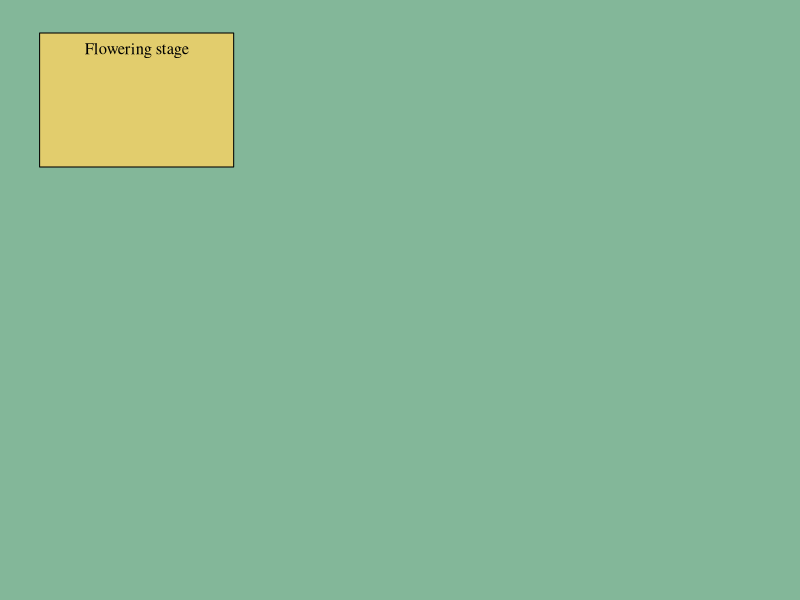

Here is the R script that generated this plot: (Note: this script raises an error after producing the figure.)
#Plotting functions from Richard McElreath's "rethinking" package
col.alpha <- function( acol , alpha=0.2 ) {
  acol <- col2rgb(acol)
  acol <- rgb(acol[1]/255,acol[2]/255,acol[3]/255,alpha)
  acol
}
shade <- function( object , lim , label=NULL , col=col.alpha("black",0.15) , border=NA , ... ) {
  if ( missing(lim) ) stop( "Interval limits missing." )
  if ( missing(object) ) stop( "No density or formula object." )
  from <- lim[1]
  to <- lim[2]
  if ( class(object)=="formula" ) {
    # formula input
    x1 <- eval( object[[3]] )
    y1 <- eval( object[[2]] )
    x <- x1[ x1>=from & x1<=to ]
    y <- y1[ x1>=from & x1<=to ]
  }
  if ( class(object)=="density" ) {
    # density input
    x <- object$x[ object$x>=from & object$x<=to ]
    y <- object$y[ object$x>=from & object$x<=to ]
  }
  if ( class(object)=="matrix" & length(dim(object))==2 ) {
    # matrix defining confidence region around a curve
    y <- c( object[1,] , object[2,][ncol(object):1] ) # reverse second row
    x <- c( lim , lim[length(lim):1] ) # lim needs to be x-axis values
  }
  # draw
  if ( class(object)=="matrix" ) {
    polygon( x , y , col=col , border=border , ... )
  } else {
    polygon( c( x , to , from ) , c( y , 0 , 0 ) , col=col , border=border , ... )
  }
  # label?
  if ( !is.null(label) ) {
    lx <- mean(x)
    ly <- max(y)/2
    text( lx , ly , label )
  }
}

#function to collect quantiles
QUANT <- function(x) quantile(x,probs = c(0.1,0.25,0.5,0.75,0.9))

stage_lab <- c("Emergence","Tillering","Booting",
               "Flowering","Grain filling","Maturity","Harvesting")

par(bg="#4094A8",family="serif",col.lab="black",col.axis="black")

PLOT_INFO <- function(n,s,p){
  plot(0,type="n",xlim=c(-10,10),ylim=c(0.5,5.5),
       xlab=" ",
       ylab=" ",
       main=NULL,axes=FALSE)
  abline(v = 0, col = "#E2CD6D", lwd = 8000)
  box()
  text(x=0,y=5,paste(stage_lab[s],"stage"),cex=1.5)
  text(x=0,y=4,paste(locations$town[n]),cex=1.5)
  text(x=0,y=3,paste(sub(".","",planting_dates[p]),"planting date"),cex=1.5)
  text(x=0,y=2,paste(phyllochron,"GDD phyllochron"),cex=1.5)
  text(x=0,y=1,"20 Model ensemble; RCP 8.5",cex=1.5)
}

PLOT_STAGE <- function(n,s,p){
  A <- get(paste0(locations$town[n],"_span_hist"))
  C <- get(paste0(locations$town[n],"_span_85"))
  quantile_hist <- apply(A[,,s,p],2,QUANT)
  quantile_85 <- apply(C[,,s,p],2,QUANT)
  start_date <- c(pd_hist_e[1],pd_hist_m[1],pd_hist_l[1])
  month_doy <- c(1,32,60,91,121,152,182,213,244,274,305,335)
  month_lab <- c("Jan","Feb","Mar","Apr","May","Jun","Jul","Aug","Sep","Oct","Nov","Dec")
  month_lty <- c(1,rep(2,11))
  plot(0,type="n",xlim=c(0,150),ylim=c(0,365),xlab="Year",ylab="Month",
       main="Completion date",axes=FALSE)
  abline(v = 0, col = "#E2CD6D", lwd = 8000)
  box()
  axis(1,at=seq(0,150,25),las=1,labels=seq(1950,2100,25))
  axis(2,at=month_doy,labels=month_lab,las=1)
  for (m in 1:12){
    abline(h=month_doy[m],lty=month_lty[m])
  }
  if(s==1){
    shade((start_date[p]+quantile_hist[c(1,5),]),lim=seq(1,55,1),col=col.alpha("black",0.35))
    shade((start_date[p]+quantile_hist[c(2,4),]),lim=seq(1,55,1),col=col.alpha("black",0.35))
    shade((start_date[p]+quantile_85[c(1,5),]),lim=seq(55,147,1),col=col.alpha("#CD3900",0.35))
    shade((start_date[p]+quantile_85[c(2,4),]),lim=seq(55,147,1),col=col.alpha("#CD3900",0.35))
    lines(y=(start_date[p]+quantile_hist[3,]),x=seq(1:55),col="black",lwd=2)
    lines(y=(start_date[p]+quantile_85[3,]),x=seq(55,147,1),col="#CD3900",lwd=2)
  }else{
    shade((start_date[p]+quantile_hist[c(1,5),])-365,lim=seq(1,55,1),col=col.alpha("black",0.35))
    shade((start_date[p]+quantile_hist[c(2,4),])-365,lim=seq(1,55,1),col=col.alpha("black",0.35))
    shade((start_date[p]+quantile_85[c(1,5),])-365,lim=seq(55,147,1),col=col.alpha("#CD3900",0.35))
    shade((start_date[p]+quantile_85[c(2,4),])-365,lim=seq(55,147,1),col=col.alpha("#CD3900",0.35))
    lines(y=(start_date[p]+quantile_hist[3,])-365,x=seq(1:55),col="black",lwd=2)
    lines(y=(start_date[p]+quantile_85[3,])-365,x=seq(55,147,1),col="#CD3900",lwd=2)
  }
}


PLOT_DURATION <- function(n,s,p){
  A <- get(paste0(locations$town[n],"_span_hist"))
  C <- get(paste0(locations$town[n],"_span_85"))
  if(s==1){
    quantile_hist <- apply(A[,,s,p],2,QUANT)
    quantile_85 <- apply(C[,,s,p],2,QUANT)
  }else{
    quantile_hist <- apply(A[,,s,p]-A[,,s-1,p],2,QUANT)
    quantile_85 <- apply(C[,,s,p]-C[,,s-1,p],2,QUANT)
  }
  plot(0,type="n",xlim=c(0,150),ylim=c(0,max(c(quantile_hist,quantile_85))),xlab="Year",
       ylab="Days",
       main="Duration (days)",axes=FALSE)
  abline(v = 0, col = "#E2CD6D", lwd = 8000)
  box()
  axis(1,at=seq(0,150,25),las=1,labels=seq(1950,2100,25))
  axis(2,at=seq(0,300,10),las=2)
  shade((quantile_hist[c(1,5),]),lim=seq(1,55,1),col=col.alpha("black",0.35))
  shade((quantile_hist[c(2,4),]),lim=seq(1,55,1),col=col.alpha("black",0.35))
  shade((quantile_85[c(1,5),]),lim=seq(55,147,1),col=col.alpha("#CD3900",0.35))
  shade((quantile_85[c(2,4),]),lim=seq(55,147,1),col=col.alpha("#CD3900",0.35))
  lines(y=(quantile_hist[3,]),x=seq(1:55),col="black",lwd=2)
  lines(y=(quantile_85[3,]),x=seq(55,147,1),col="#CD3900",lwd=2)
}

PLOT_AVG_TEMP <- function(n,s,p){
  hist_vector <- rep(0,55)
  hist_matrix <- matrix(NA,20,55)
  A <- get(paste0(locations$town[n],"_hist"))
  B <- get(paste0(locations$town[n],"_index_hist"))
  C <- get(paste0(locations$town[n],"_45"))
  D <- get(paste0(locations$town[n],"_index_45"))
  E <- get(paste0(locations$town[n],"_85"))
  G <- get(paste0(locations$town[n],"_index_85"))
  if(s==1){
    pd_matrix_hist <- rbind(pd_hist_e,pd_hist_m,pd_hist_l)
    pd_matrix_fut <- rbind(pd_fut_e,pd_fut_m,pd_fut_l)
    for(j in 1:20){
      for(k in 1:55){
        hist_vector[k] <- mean(A[7,j,pd_matrix_hist[p,k]:B[j,k,s,p]])
        hist_matrix[j,] <- hist_vector
      }
    }
    quantile_hist <- apply(hist_matrix,2,QUANT)
    rcp45_vector <- rep(0,93)
    rcp45_matrix <- matrix(NA,20,93)
    for(j in 1:20){
      for(k in 1:93){
        rcp45_vector[k] <- mean(C[7,j,pd_matrix_fut[p,k]:D[j,k,s,p]])
        rcp45_matrix[j,] <- rcp45_vector
      }
    }
    quantile_45 <- apply(rcp45_matrix,2,QUANT)
    rcp85_vector <- rep(0,93)
    rcp85_matrix <- matrix(NA,20,93)
    for(j in 1:20){
      for(k in 1:93){
        rcp85_vector[k] <- mean(E[7,j,pd_matrix_fut[p,k]:G[j,k,s,p]])
        rcp85_matrix[j,] <- rcp85_vector
      }
    }
    quantile_85 <- apply(rcp85_matrix,2,QUANT)
  }else{
    for(j in 1:20){
      for(k in 1:55){
        hist_vector[k] <- mean(A[7,j,B[j,k,s-1,p]:B[j,k,s,p]])
        hist_matrix[j,] <- hist_vector
      }
    }
    quantile_hist <- apply(hist_matrix,2,QUANT)
    rcp45_vector <- rep(0,93)
    rcp45_matrix <- matrix(NA,20,93)
    for(j in 1:20){
      for(k in 1:93){
        rcp45_vector[k] <- mean(C[7,j,D[j,k,s-1,p]:D[j,k,s,p]])
        rcp45_matrix[j,] <- rcp45_vector
      }
    }
    quantile_45 <- apply(rcp45_matrix,2,QUANT)
    rcp85_vector <- rep(0,93)
    rcp85_matrix <- matrix(NA,20,93)
    for(j in 1:20){
      for(k in 1:93){
        rcp85_vector[k] <- mean(E[7,j,G[j,k,s-1,p]:G[j,k,s,p]])
        rcp85_matrix[j,] <- rcp85_vector
      }
    }
    quantile_85 <- apply(rcp85_matrix,2,QUANT)
  }
  plot(0,type="n",xlim=c(0,150),ylim=c(0,30),xlab="Year",
       ylab="°C",
       main="Temperature (°C)",axes=FALSE)
  abline(v = 0, col = "#E2CD6D", lwd = 8000)
  box()
  axis(1,at=seq(0,150,25),las=1,labels=seq(1950,2100,25))
  axis(2,at=seq(0,40,5),las=2)
  shade(quantile_hist[c(1,5),],lim=seq(1,55,1),col=col.alpha("black",0.35))
  shade(quantile_hist[c(2,4),],lim=seq(1,55,1),col=col.alpha("black",0.35))
  #shade(quantile_45[c(1,5),],lim=seq(55,147,1),col=col.alpha("blue",0.35))
  #shade(quantile_45[c(2,4),],lim=seq(55,147,1),col=col.alpha("blue",0.35))
  shade(quantile_85[c(1,5),],lim=seq(55,147,1),col=col.alpha("#CD3900",0.35))
  shade(quantile_85[c(2,4),],lim=seq(55,147,1),col=col.alpha("#CD3900",0.35))
  lines(y=quantile_hist[3,],x=seq(1:55),col="black",lwd=2)
  #lines(y=quantile_45[3,],x=seq(55,147,1),col="blue",lwd=2)
  lines(y=quantile_85[3,],x=seq(55,147,1),col="#CD3900",lwd=2)
}


PLOT_RH <- function(n,s,p){
  A <- get(paste0(locations$town[n],"_hist"))
  B <- get(paste0(locations$town[n],"_index_hist"))
  C <- get(paste0(locations$town[n],"_45"))
  D <- get(paste0(locations$town[n],"_index_45"))
  E <- get(paste0(locations$town[n],"_85"))
  G <- get(paste0(locations$town[n],"_index_85"))
  if(s==1){
    pd_matrix_hist <- rbind(pd_hist_e,pd_hist_m,pd_hist_l)
    pd_matrix_fut <- rbind(pd_fut_e,pd_fut_m,pd_fut_l)
    hist_vector <- rep(0,55)
    hist_matrix <- matrix(NA,20,55)
    for(j in 1:20){
      for(k in 1:55){
        hist_vector[k] <- mean(A[9,j,pd_matrix_hist[p,k]:B[j,k,s,p]])
        hist_matrix[j,] <- hist_vector
      }
    }
    quantile_hist <- apply(hist_matrix,2,QUANT)
    rcp45_vector <- rep(0,93)
    rcp45_matrix <- matrix(NA,20,93)
    for(j in 1:20){
      for(k in 1:93){
        rcp45_vector[k] <- mean(C[9,j,pd_matrix_fut[p,k]:D[j,k,s,p]])
        rcp45_matrix[j,] <- rcp45_vector
      }
    }
    quantile_45 <- apply(rcp45_matrix,2,QUANT)
    rcp85_vector <- rep(0,93)
    rcp85_matrix <- matrix(NA,20,93)
    for(j in 1:20){
      for(k in 1:93){
        rcp85_vector[k] <- mean(E[9,j,pd_matrix_fut[p,k]:G[j,k,s,p]])
        rcp85_matrix[j,] <- rcp85_vector
      }
    }
    quantile_85 <- apply(rcp85_matrix,2,QUANT)
  }else{
    hist_vector <- rep(0,55)
    hist_matrix <- matrix(NA,20,55)
    for(j in 1:20){
      for(k in 1:55){
        hist_vector[k] <- mean(A[9,j,B[j,k,s-1,p]:B[j,k,s,p]])
        hist_matrix[j,] <- hist_vector
      }
    }
    quantile_hist <- apply(hist_matrix,2,QUANT)
    rcp45_vector <- rep(0,93)
    rcp45_matrix <- matrix(NA,20,93)
    for(j in 1:20){
      for(k in 1:93){
        rcp45_vector[k] <- mean(C[9,j,D[j,k,s-1,p]:D[j,k,s,p]])
        rcp45_matrix[j,] <- rcp45_vector
      }
    }
    quantile_45 <- apply(rcp45_matrix,2,QUANT)
    rcp85_vector <- rep(0,93)
    rcp85_matrix <- matrix(NA,20,93)
    for(j in 1:20){
      for(k in 1:93){
        rcp85_vector[k] <- mean(E[9,j,G[j,k,s-1,p]:G[j,k,s,p]])
        rcp85_matrix[j,] <- rcp85_vector
      }
    }
    quantile_85 <- apply(rcp85_matrix,2,QUANT)
  }
  plot(0,type="n",xlim=c(0,150),ylim=c(0,1),xlab="Year",
       ylab="%",
       main="Relative humidity (%)",axes=FALSE)
  abline(v = 0, col = "#E2CD6D", lwd = 8000)
  box()
  axis(1,at=seq(0,150,25),las=1,labels=seq(1950,2100,25))
  axis(2,at=seq(0,1,0.1),las=2,labels=seq(0,100,10))
  shade(quantile_hist[c(1,5),],lim=seq(1,55,1),col=col.alpha("black",0.35))
  shade(quantile_hist[c(2,4),],lim=seq(1,55,1),col=col.alpha("black",0.35))
  #shade(quantile_45[c(1,5),],lim=seq(55,147,1),col=col.alpha("blue",0.35))
  #shade(quantile_45[c(2,4),],lim=seq(55,147,1),col=col.alpha("blue",0.35))
  shade(quantile_85[c(1,5),],lim=seq(55,147,1),col=col.alpha("#CD3900",0.35))
  shade(quantile_85[c(2,4),],lim=seq(55,147,1),col=col.alpha("#CD3900",0.35))
  lines(y=quantile_hist[3,],x=seq(1:55),col="black",lwd=2)
  #lines(y=quantile_45[3,],x=seq(55,147,1),col="blue",lwd=2)
  lines(y=quantile_85[3,],x=seq(55,147,1),col="#CD3900",lwd=2)
}

PLOT_VPD <- function(n,s,p){
  A <- get(paste0(locations$town[n],"_hist"))
  B <- get(paste0(locations$town[n],"_index_hist"))
  C <- get(paste0(locations$town[n],"_45"))
  D <- get(paste0(locations$town[n],"_index_45"))
  E <- get(paste0(locations$town[n],"_85"))
  G <- get(paste0(locations$town[n],"_index_85"))
  if(s==1){
    pd_matrix_hist <- rbind(pd_hist_e,pd_hist_m,pd_hist_l)
    pd_matrix_fut <- rbind(pd_fut_e,pd_fut_m,pd_fut_l)
    hist_vector <- rep(0,55)
    hist_matrix <- matrix(NA,20,55)
    for(j in 1:20){
      for(k in 1:55){
        hist_vector[k] <- mean(A[10,j,pd_matrix_hist[p,k]:B[j,k,s,p]])
        hist_matrix[j,] <- hist_vector
      }
    }
    quantile_hist <- apply(hist_matrix,2,QUANT)
    rcp45_vector <- rep(0,93)
    rcp45_matrix <- matrix(NA,20,93)
    for(j in 1:20){
      for(k in 1:93){
        rcp45_vector[k] <- mean(C[10,j,pd_matrix_fut[p,k]:D[j,k,s,p]])
        rcp45_matrix[j,] <- rcp45_vector
      }
    }
    quantile_45 <- apply(rcp45_matrix,2,QUANT)
    rcp85_vector <- rep(0,93)
    rcp85_matrix <- matrix(NA,20,93)
    for(j in 1:20){
      for(k in 1:93){
        rcp85_vector[k] <- mean(E[10,j,pd_matrix_fut[p,k]:G[j,k,s,p]])
        rcp85_matrix[j,] <- rcp85_vector
      }
    }
    quantile_85 <- apply(rcp85_matrix,2,QUANT)
  }else{
    hist_vector <- rep(0,55)
    hist_matrix <- matrix(NA,20,55)
    for(j in 1:20){
      for(k in 1:55){
        hist_vector[k] <- mean(A[10,j,B[j,k,s-1,p]:B[j,k,s,p]])
        hist_matrix[j,] <- hist_vector
      }
    }
    quantile_hist <- apply(hist_matrix,2,QUANT)
    rcp45_vector <- rep(0,93)
    rcp45_matrix <- matrix(NA,20,93)
    for(j in 1:20){
      for(k in 1:93){
        rcp45_vector[k] <- mean(C[10,j,D[j,k,s-1,p]:D[j,k,s,p]])
        rcp45_matrix[j,] <- rcp45_vector
      }
    }
    quantile_45 <- apply(rcp45_matrix,2,QUANT)
    rcp85_vector <- rep(0,93)
    rcp85_matrix <- matrix(NA,20,93)
    for(j in 1:20){
      for(k in 1:93){
        rcp85_vector[k] <- mean(E[10,j,G[j,k,s-1,p]:G[j,k,s,p]])
        rcp85_matrix[j,] <- rcp85_vector
      }
    }
    quantile_85 <- apply(rcp85_matrix,2,QUANT)
  }
  plot(0,type="n",xlim=c(0,150),ylim=c(0,3),xlab="Year",
       ylab="kPa",
       main="Vapor pressure deficit (kPa)",axes=FALSE)
  abline(v = 0, col = "#E2CD6D", lwd = 8000)
  box()
  axis(1,at=seq(0,150,25),las=1,labels=seq(1950,2100,25))
  axis(2,at=seq(0,3,0.5),las=2)
  shade(quantile_hist[c(1,5),],lim=seq(1,55,1),col=col.alpha("black",0.35))
  shade(quantile_hist[c(2,4),],lim=seq(1,55,1),col=col.alpha("black",0.35))
  #shade(quantile_45[c(1,5),],lim=seq(55,147,1),col=col.alpha("blue",0.35))
  #shade(quantile_45[c(2,4),],lim=seq(55,147,1),col=col.alpha("blue",0.35))
  shade(quantile_85[c(1,5),],lim=seq(55,147,1),col=col.alpha("#CD3900",0.35))
  shade(quantile_85[c(2,4),],lim=seq(55,147,1),col=col.alpha("#CD3900",0.35))
  lines(y=quantile_hist[3,],x=seq(1:55),col="black",lwd=2)
  #lines(y=quantile_45[3,],x=seq(55,147,1),col="blue",lwd=2)
  lines(y=quantile_85[3,],x=seq(55,147,1),col="#CD3900",lwd=2)
}

PLOT_ETo <- function(n,s,p){
  A <- get(paste0(locations$town[n],"_hist"))
  B <- get(paste0(locations$town[n],"_index_hist"))
  C <- get(paste0(locations$town[n],"_45"))
  D <- get(paste0(locations$town[n],"_index_45"))
  E <- get(paste0(locations$town[n],"_85"))
  G <- get(paste0(locations$town[n],"_index_85"))
  if(s==1){
    pd_matrix_hist <- rbind(pd_hist_e,pd_hist_m,pd_hist_l)
    pd_matrix_fut <- rbind(pd_fut_e,pd_fut_m,pd_fut_l)
    hist_vector <- rep(0,55)
    hist_matrix <- matrix(NA,20,55)
    for(j in 1:20){
      for(k in 1:55){
        hist_vector[k] <- sum(A[12,j,pd_matrix_hist[p,k]:B[j,k,s,p]])
        hist_matrix[j,] <- hist_vector
      }
    }
    quantile_hist <- apply(hist_matrix,2,QUANT)
    rcp45_vector <- rep(0,93)
    rcp45_matrix <- matrix(NA,20,93)
    for(j in 1:20){
      for(k in 1:93){
        rcp45_vector[k] <- sum(C[12,j,pd_matrix_fut[p,k]:D[j,k,s,p]])
        rcp45_matrix[j,] <- rcp45_vector
      }
    }
    quantile_45 <- apply(rcp45_matrix,2,QUANT)
    rcp85_vector <- rep(0,93)
    rcp85_matrix <- matrix(NA,20,93)
    for(j in 1:20){
      for(k in 1:93){
        rcp85_vector[k] <- sum(E[12,j,pd_matrix_fut[p,k]:G[j,k,s,p]])
        rcp85_matrix[j,] <- rcp85_vector
      }
    }
    quantile_85 <- apply(rcp85_matrix,2,QUANT)
  }else{
    hist_vector <- rep(0,55)
    hist_matrix <- matrix(NA,20,55)
    for(j in 1:20){
      for(k in 1:55){
        hist_vector[k] <- sum(A[12,j,B[j,k,s-1,p]:B[j,k,s,p]])
        hist_matrix[j,] <- hist_vector
      }
    }
    quantile_hist <- apply(hist_matrix,2,QUANT)
    rcp45_vector <- rep(0,93)
    rcp45_matrix <- matrix(NA,20,93)
    for(j in 1:20){
      for(k in 1:93){
        rcp45_vector[k] <- sum(C[12,j,D[j,k,s-1,p]:D[j,k,s,p]])
        rcp45_matrix[j,] <- rcp45_vector
      }
    }
    quantile_45 <- apply(rcp45_matrix,2,QUANT)
    rcp85_vector <- rep(0,93)
    rcp85_matrix <- matrix(NA,20,93)
    for(j in 1:20){
      for(k in 1:93){
        rcp85_vector[k] <- sum(E[12,j,G[j,k,s-1,p]:G[j,k,s,p]])
        rcp85_matrix[j,] <- rcp85_vector
      }
    }
    quantile_85 <- apply(rcp85_matrix,2,QUANT)
  }
  k_c <- c(0.7,0.85,1,1.15,0.85,0.55,0.25)
  quantile_hist <- quantile_hist*k_c[s]
  quantile_45 <- quantile_45*k_c[s]
  quantile_85 <- quantile_85*k_c[s]
  plot(0,type="n",xlim=c(0,150),ylim=c(0,max(c(quantile_hist,quantile_45,quantile_85))),
       xlab="Year",ylab="mm",
       main="Total evapotranspiration (mm)",axes=FALSE)
  abline(v = 0, col = "#E2CD6D", lwd = 8000)
  box()
  axis(1,at=seq(0,150,25),las=1,labels=seq(1950,2100,25))
  axis(2,at=seq(0,400,25),las=2)
  shade(quantile_hist[c(1,5),],lim=seq(1,55,1),col=col.alpha("black",0.35))
  shade(quantile_hist[c(2,4),],lim=seq(1,55,1),col=col.alpha("black",0.35))
  #shade(quantile_45[c(1,5),],lim=seq(55,147,1),col=col.alpha("blue",0.35))
  #shade(quantile_45[c(2,4),],lim=seq(55,147,1),col=col.alpha("blue",0.35))
  shade(quantile_85[c(1,5),],lim=seq(55,147,1),col=col.alpha("#CD3900",0.35))
  shade(quantile_85[c(2,4),],lim=seq(55,147,1),col=col.alpha("#CD3900",0.35))
  lines(y=quantile_hist[3,],x=seq(1:55),col="black",lwd=2)
  #lines(y=quantile_45[3,],x=seq(55,147,1),col="blue",lwd=2)
  lines(y=quantile_85[3,],x=seq(55,147,1),col="#CD3900",lwd=2)
}

PLOT_RAIN <- function(n,s,p,title){
  A <- get(paste0(locations$town[n],"_hist"))
  B <- get(paste0(locations$town[n],"_index_hist"))
  C <- get(paste0(locations$town[n],"_45"))
  D <- get(paste0(locations$town[n],"_index_45"))
  E <- get(paste0(locations$town[n],"_85"))
  G <- get(paste0(locations$town[n],"_index_85"))
  if(s==1){
    pd_matrix_hist <- rbind(pd_hist_e,pd_hist_m,pd_hist_l)
    pd_matrix_fut <- rbind(pd_fut_e,pd_fut_m,pd_fut_l)
    hist_vector <- rep(0,55)
    hist_matrix <- matrix(NA,20,55)
    for(j in 1:20){
      for(k in 1:55){
        hist_vector[k] <- sum(A[3,j,pd_matrix_hist[p,k]:B[j,k,s,p]])
        hist_matrix[j,] <- hist_vector
      }
    }
    quantile_hist <- apply(hist_matrix,2,QUANT)
    rcp45_vector <- rep(0,93)
    rcp45_matrix <- matrix(NA,20,93)
    for(j in 1:20){
      for(k in 1:93){
        rcp45_vector[k] <- sum(C[3,j,pd_matrix_fut[p,k]:D[j,k,s,p]])
        rcp45_matrix[j,] <- rcp45_vector
      }
    }
    quantile_45 <- apply(rcp45_matrix,2,QUANT)
    rcp85_vector <- rep(0,93)
    rcp85_matrix <- matrix(NA,20,93)
    for(j in 1:20){
      for(k in 1:93){
        rcp85_vector[k] <- sum(E[3,j,pd_matrix_fut[p,k]:G[j,k,s,p]])
        rcp85_matrix[j,] <- rcp85_vector
      }
    }
    quantile_85 <- apply(rcp85_matrix,2,QUANT)
  }else{
    hist_vector <- rep(0,55)
    hist_matrix <- matrix(NA,20,55)
    for(j in 1:20){
      for(k in 1:55){
        hist_vector[k] <- sum(A[3,j,B[j,k,s-1,p]:B[j,k,s,p]])
        hist_matrix[j,] <- hist_vector
      }
    }
    quantile_hist <- apply(hist_matrix,2,QUANT)
    rcp45_vector <- rep(0,93)
    rcp45_matrix <- matrix(NA,20,93)
    for(j in 1:20){
      for(k in 1:93){
        rcp45_vector[k] <- sum(C[3,j,D[j,k,s-1,p]:D[j,k,s,p]])
        rcp45_matrix[j,] <- rcp45_vector
      }
    }
    quantile_45 <- apply(rcp45_matrix,2,QUANT)
    rcp85_vector <- rep(0,93)
    rcp85_matrix <- matrix(NA,20,93)
    for(j in 1:20){
      for(k in 1:93){
        rcp85_vector[k] <- sum(E[3,j,G[j,k,s-1,p]:G[j,k,s,p]])
        rcp85_matrix[j,] <- rcp85_vector
      }
    }
    quantile_85 <- apply(rcp85_matrix,2,QUANT)
  }
  plot(0,type="n",xlim=c(0,150),ylim=c(0,max(c(quantile_hist,quantile_45,quantile_85))),
       xlab="Year",ylab="mm",
       main="Total rainfall (mm)",axes=FALSE)
  abline(v = 0, col = "#E2CD6D", lwd = 8000)
  box()
  axis(1,at=seq(0,150,25),las=1,labels=seq(1950,2100,25))
  axis(2,at=seq(0,400,25),las=2)
  shade(quantile_hist[c(1,5),],lim=seq(1,55,1),col=col.alpha("black",0.35))
  shade(quantile_hist[c(2,4),],lim=seq(1,55,1),col=col.alpha("black",0.35))
  #shade(quantile_45[c(1,5),],lim=seq(55,147,1),col=col.alpha("blue",0.35))
  #shade(quantile_45[c(2,4),],lim=seq(55,147,1),col=col.alpha("blue",0.35))
  shade(quantile_85[c(1,5),],lim=seq(55,147,1),col=col.alpha("#CD3900",0.35))
  shade(quantile_85[c(2,4),],lim=seq(55,147,1),col=col.alpha("#CD3900",0.35))
  lines(y=quantile_hist[3,],x=seq(1:55),col="black",lwd=2)
  #lines(y=quantile_45[3,],x=seq(55,147,1),col="blue",lwd=2)
  lines(y=quantile_85[3,],x=seq(55,147,1),col="#CD3900",lwd=2)
}

PLOT_WIND <- function(n,s,p){
  hist_vector <- rep(0,55)
  hist_matrix <- matrix(NA,20,55)
  A <- get(paste0(locations$town[n],"_hist"))
  B <- get(paste0(locations$town[n],"_index_hist"))
  C <- get(paste0(locations$town[n],"_45"))
  D <- get(paste0(locations$town[n],"_index_45"))
  E <- get(paste0(locations$town[n],"_85"))
  G <- get(paste0(locations$town[n],"_index_85"))
  if(s==1){
    pd_matrix_hist <- rbind(pd_hist_e,pd_hist_m,pd_hist_l)
    pd_matrix_fut <- rbind(pd_fut_e,pd_fut_m,pd_fut_l)
    for(j in 1:20){
      for(k in 1:55){
        hist_vector[k] <- mean(A[5,j,pd_matrix_hist[p,k]:B[j,k,s,p]])
        hist_matrix[j,] <- hist_vector
      }
    }
    quantile_hist <- apply(hist_matrix,2,QUANT)
    rcp45_vector <- rep(0,93)
    rcp45_matrix <- matrix(NA,20,93)
    for(j in 1:20){
      for(k in 1:93){
        rcp45_vector[k] <- mean(C[5,j,pd_matrix_fut[p,k]:D[j,k,s,p]])
        rcp45_matrix[j,] <- rcp45_vector
      }
    }
    quantile_45 <- apply(rcp45_matrix,2,QUANT)
    rcp85_vector <- rep(0,93)
    rcp85_matrix <- matrix(NA,20,93)
    for(j in 1:20){
      for(k in 1:93){
        rcp85_vector[k] <- mean(E[5,j,pd_matrix_fut[p,k]:G[j,k,s,p]])
        rcp85_matrix[j,] <- rcp85_vector
      }
    }
    quantile_85 <- apply(rcp85_matrix,2,QUANT)
  }else{
    for(j in 1:20){
      for(k in 1:55){
        hist_vector[k] <- mean(A[5,j,B[j,k,s-1,p]:B[j,k,s,p]])
        hist_matrix[j,] <- hist_vector
      }
    }
    quantile_hist <- apply(hist_matrix,2,QUANT)
    rcp45_vector <- rep(0,93)
    rcp45_matrix <- matrix(NA,20,93)
    for(j in 1:20){
      for(k in 1:93){
        rcp45_vector[k] <- mean(C[5,j,D[j,k,s-1,p]:D[j,k,s,p]])
        rcp45_matrix[j,] <- rcp45_vector
      }
    }
    quantile_45 <- apply(rcp45_matrix,2,QUANT)
    rcp85_vector <- rep(0,93)
    rcp85_matrix <- matrix(NA,20,93)
    for(j in 1:20){
      for(k in 1:93){
        rcp85_vector[k] <- mean(E[5,j,G[j,k,s-1,p]:G[j,k,s,p]])
        rcp85_matrix[j,] <- rcp85_vector
      }
    }
    quantile_85 <- apply(rcp85_matrix,2,QUANT)
  }
  plot(0,type="n",xlim=c(0,150),ylim=c(0,max(c(quantile_hist,quantile_45,quantile_85))),
       xlab="Year",
       ylab="m/s",
       main="Wind Speed (m/s)",axes=FALSE)
  abline(v = 0, col = "#E2CD6D", lwd = 8000)
  box()
  axis(1,at=seq(0,150,25),las=1,labels=seq(1950,2100,25))
  axis(2,at=seq(0,40,1),las=2)
  shade(quantile_hist[c(1,5),],lim=seq(1,55,1),col=col.alpha("black",0.35))
  shade(quantile_hist[c(2,4),],lim=seq(1,55,1),col=col.alpha("black",0.35))
  #shade(quantile_45[c(1,5),],lim=seq(55,147,1),col=col.alpha("blue",0.35))
  #shade(quantile_45[c(2,4),],lim=seq(55,147,1),col=col.alpha("blue",0.35))
  shade(quantile_85[c(1,5),],lim=seq(55,147,1),col=col.alpha("#CD3900",0.35))
  shade(quantile_85[c(2,4),],lim=seq(55,147,1),col=col.alpha("#CD3900",0.35))
  lines(y=quantile_hist[3,],x=seq(1:55),col="black",lwd=2)
  #lines(y=quantile_45[3,],x=seq(55,147,1),col="blue",lwd=2)
  lines(y=quantile_85[3,],x=seq(55,147,1),col="#CD3900",lwd=2)
}


PLOT_90S_DASHBOARD <- function(n,s,p){
  par(bg="#83B799",family="serif",col.lab="black",col.axis="black",mar=c(2.5,3,2.5,2.5))
  par(mfcol=c(3,3))
  PLOT_INFO(n,s,p)
  PLOT_STAGE(n,s,p)
  PLOT_DURATION(n,s,p)
  PLOT_AVG_TEMP(n,s,p)
  PLOT_RAIN(n,s,p)
  PLOT_WIND(n,s,p)
  PLOT_RH(n,s,p)
  PLOT_ETo(n,s,p)
  PLOT_VPD(n,s,p)
}

PLOT_90S_DASHBOARD(6,4,2)
